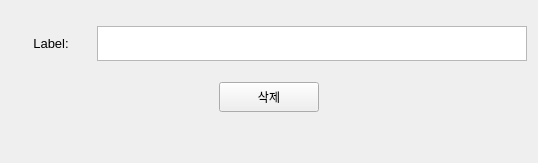
    <widget class="QWidget" name="Storage_Delete">
     <attribute name="title">
      <string>삭제</string>
     </attribute>
     <layout class="QVBoxLayout" name="verticalLayout_12">
      <item>
       <layout class="QVBoxLayout" name="verticalLayout_11">
        <item>
         <layout class="QHBoxLayout" name="horizontalLayout_10">
          <property name="topMargin">
           <number>15</number>
          </property>
          <property name="bottomMargin">
           <number>15</number>
          </property>
          <item>
           <widget class="QLabel" name="label_12">
            <property name="minimumSize">
             <size>
              <width>80</width>
              <height>30</height>
             </size>
            </property>
            <property name="maximumSize">
             <size>
              <width>80</width>
              <height>35</height>
             </size>
            </property>
            <property name="font">
             <font>
              <pointsize>10</pointsize>
             </font>
            </property>
            <property name="text">
             <string>Label:</string>
            </property>
            <property name="alignment">
             <set>Qt::AlignCenter</set>
            </property>
           </widget>
          </item>
          <item>
           <widget class="QPlainTextEdit" name="Storage_Delete_Label_plainTextEdit">
            <property name="minimumSize">
             <size>
              <width>430</width>
              <height>30</height>
             </size>
            </property>
            <property name="maximumSize">
             <size>
              <width>500</width>
              <height>35</height>
             </size>
            </property>
            <property name="font">
             <font>
              <pointsize>11</pointsize>
             </font>
            </property>
           </widget>
          </item>
         </layout>
        </item>
        <item>
         <layout class="QHBoxLayout" name="horizontalLayout_11">
          <item>
           <spacer name="horizontalSpacer_5">
            <property name="orientation">
             <enum>Qt::Horizontal</enum>
            </property>
            <property name="sizeHint" stdset="0">
             <size>
              <width>40</width>
              <height>20</height>
             </size>
            </property>
           </spacer>
          </item>
          <item>
           <widget class="QPushButton" name="Storage_Delete_pushButton">
            <property name="minimumSize">
             <size>
              <width>100</width>
              <height>30</height>
             </size>
            </property>
            <property name="maximumSize">
             <size>
              <width>150</width>
              <height>35</height>
             </size>
            </property>
            <property name="text">
             <string>삭제</string>
            </property>
           </widget>
          </item>
          <item>
           <spacer name="horizontalSpacer_6">
            <property name="orientation">
             <enum>Qt::Horizontal</enum>
            </property>
            <property name="sizeHint" stdset="0">
             <size>
              <width>40</width>
              <height>20</height>
             </size>
            </property>
           </spacer>
          </item>
         </layout>
        </item>
        <item>
         <spacer name="verticalSpacer">
          <property name="orientation">
           <enum>Qt::Vertical</enum>
          </property>
          <property name="sizeHint" stdset="0">
           <size>
            <width>20</width>
            <height>40</height>
           </size>
          </property>
         </spacer>
        </item>
       </layout>
      </item>
     </layout>
    </widget>
